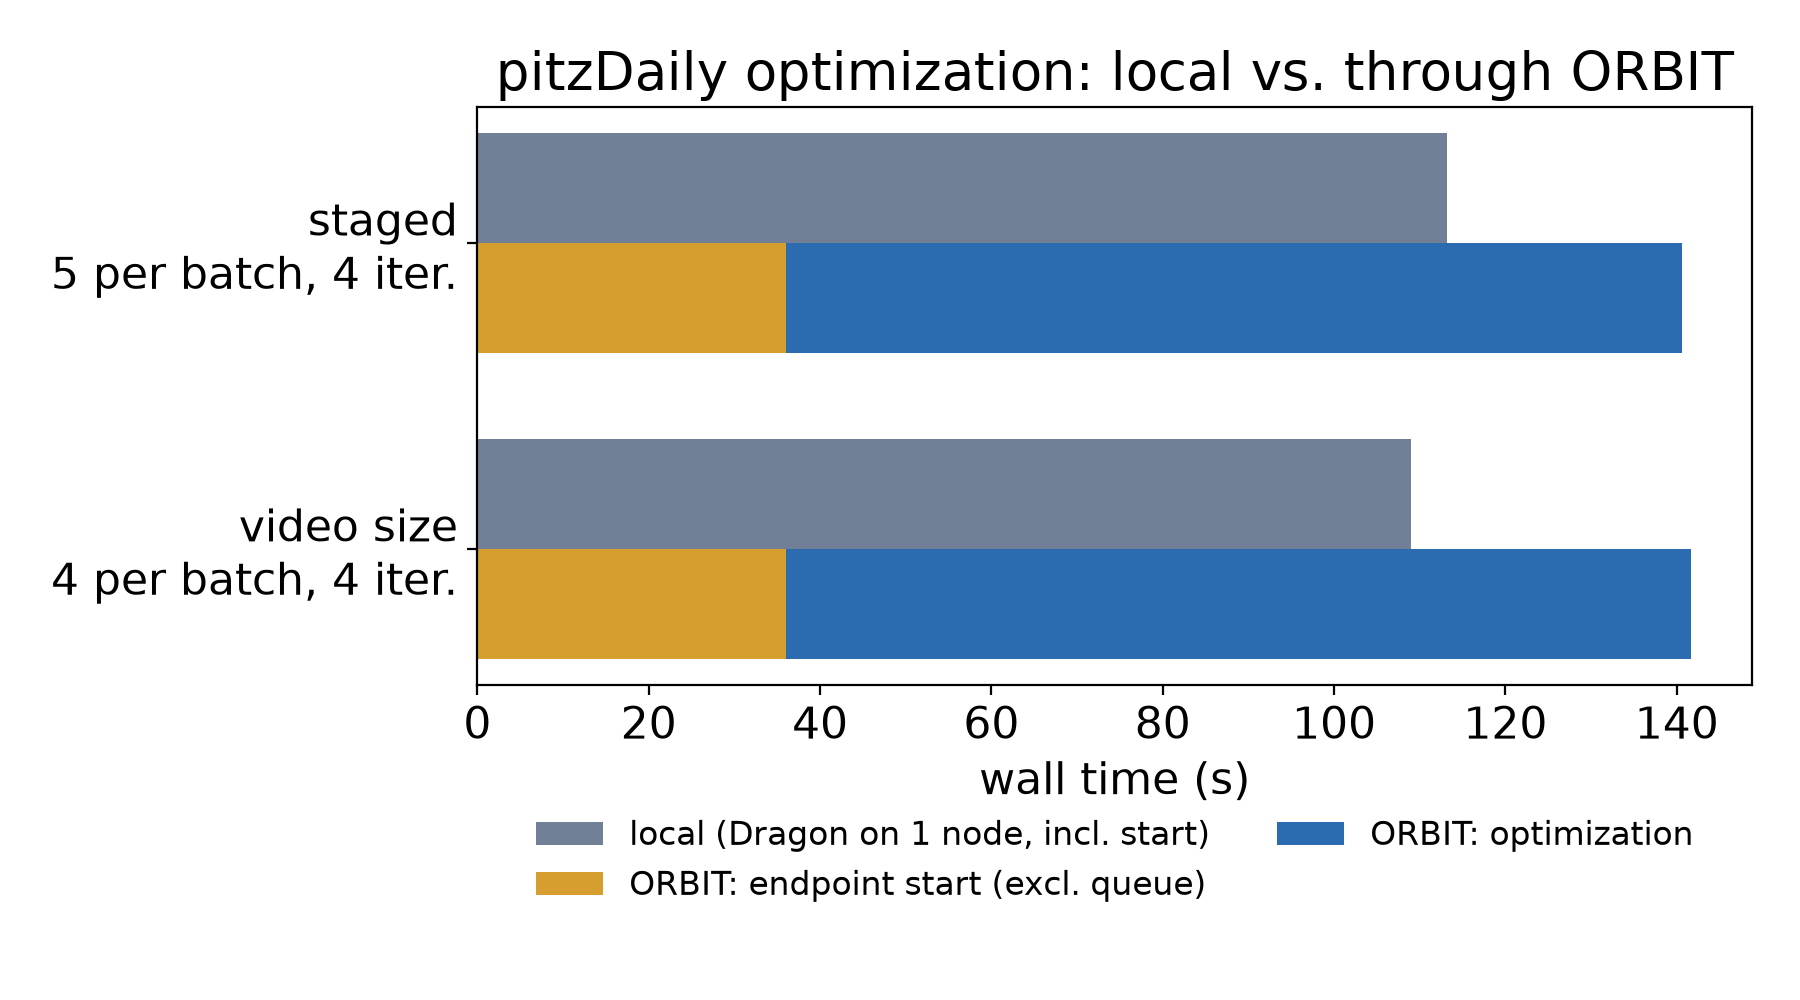

Write Python code to recreate this figure.
"""F4: pitzDaily optimization, local (Dragon on one node) vs. through ORBIT.

Local: `dragon driver-*.py` wall time on one Perlmutter CPU node (includes
Dragon start). ORBIT: endpoint start (job start -> session and radex store
ready, median of 8 psij-started endpoints; Slurm queue wait excluded), then
the client's optimization wall time (client on a login node). Overnight
2026-10-29 runs (Slurm 60517323 local; f4staged/f4video ORBIT)."""
import csv
import matplotlib
matplotlib.use("Agg")
import matplotlib.pyplot as plt

rows = [  # scenario, local_total, orbit_start, orbit_optimization
    ("staged\n5 per batch, 4 iter.", 113.2, 36.0, 104.6),
    ("video size\n4 per batch, 4 iter.", 109.0, 36.0, 105.7),
]
with open("data/f4_app_overhead.csv", "w") as f:
    w = csv.writer(f)
    w.writerow(["scenario", "local_total_s", "orbit_endpoint_start_s", "orbit_optimization_s"])
    w.writerows([(r[0].replace("\n", " "),) + r[1:] for r in rows])

plt.rcParams.update({"font.size": 16})
fig, ax = plt.subplots(figsize=(9, 5))
y = range(len(rows))
h = 0.36
ax.barh([i - h / 2 for i in y], [r[1] for r in rows], h, color="#718096", label="local (Dragon on 1 node, incl. start)")
ax.barh([i + h / 2 for i in y], [r[2] for r in rows], h, color="#d69e2e", label="ORBIT: endpoint start (excl. queue)")
ax.barh([i + h / 2 for i in y], [r[3] for r in rows], h, left=[r[2] for r in rows], color="#2b6cb0", label="ORBIT: optimization")
ax.set_yticks(list(y))
ax.set_yticklabels([r[0] for r in rows])
ax.invert_yaxis()
ax.set_xlabel("wall time (s)")
ax.set_title("pitzDaily optimization: local vs. through ORBIT")
ax.legend(fontsize=12, loc="upper center", bbox_to_anchor=(0.5, -0.18), ncol=2, frameon=False)
fig.tight_layout()
fig.savefig("f4_app_overhead.png", dpi=200)
fig.savefig("f4_app_overhead.svg")
